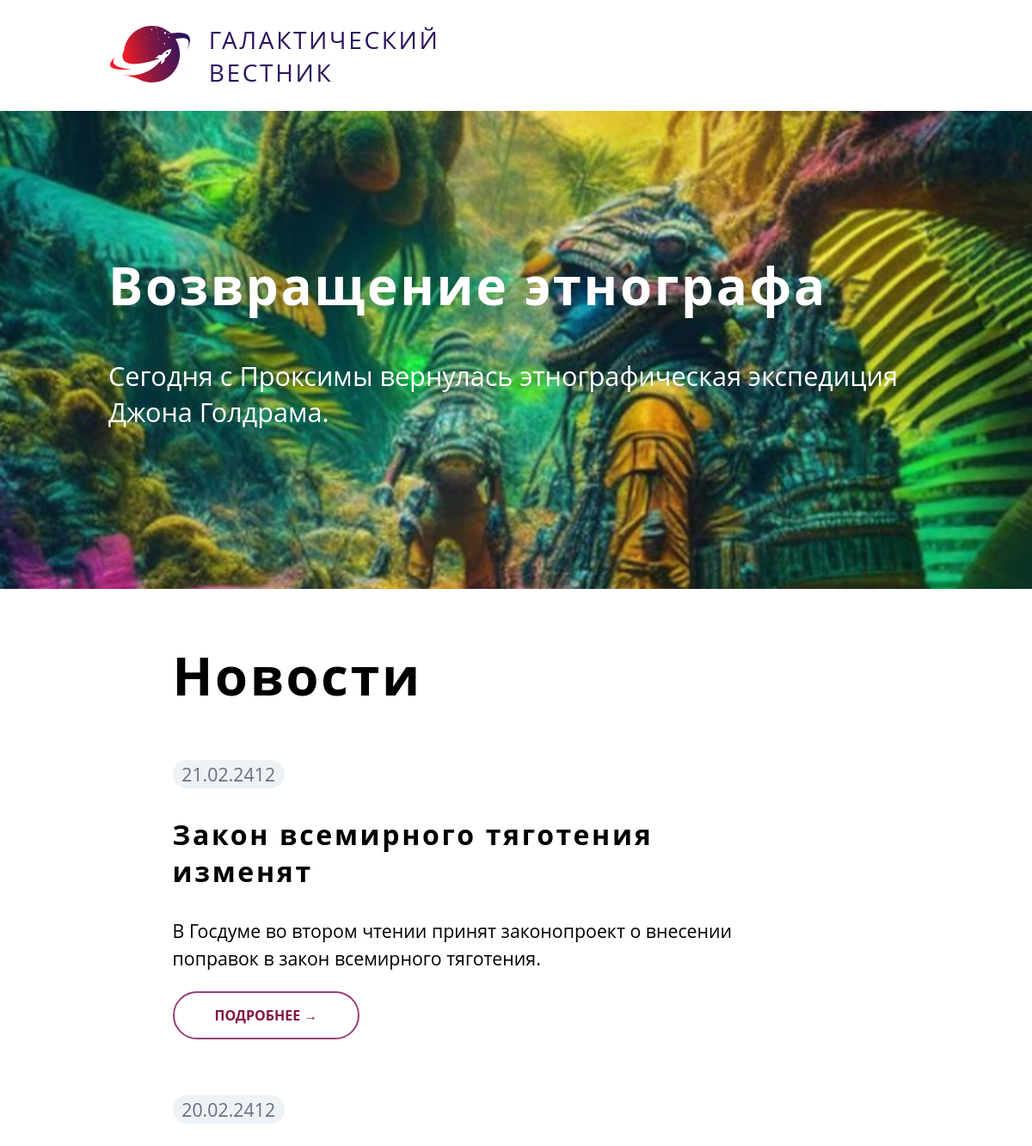
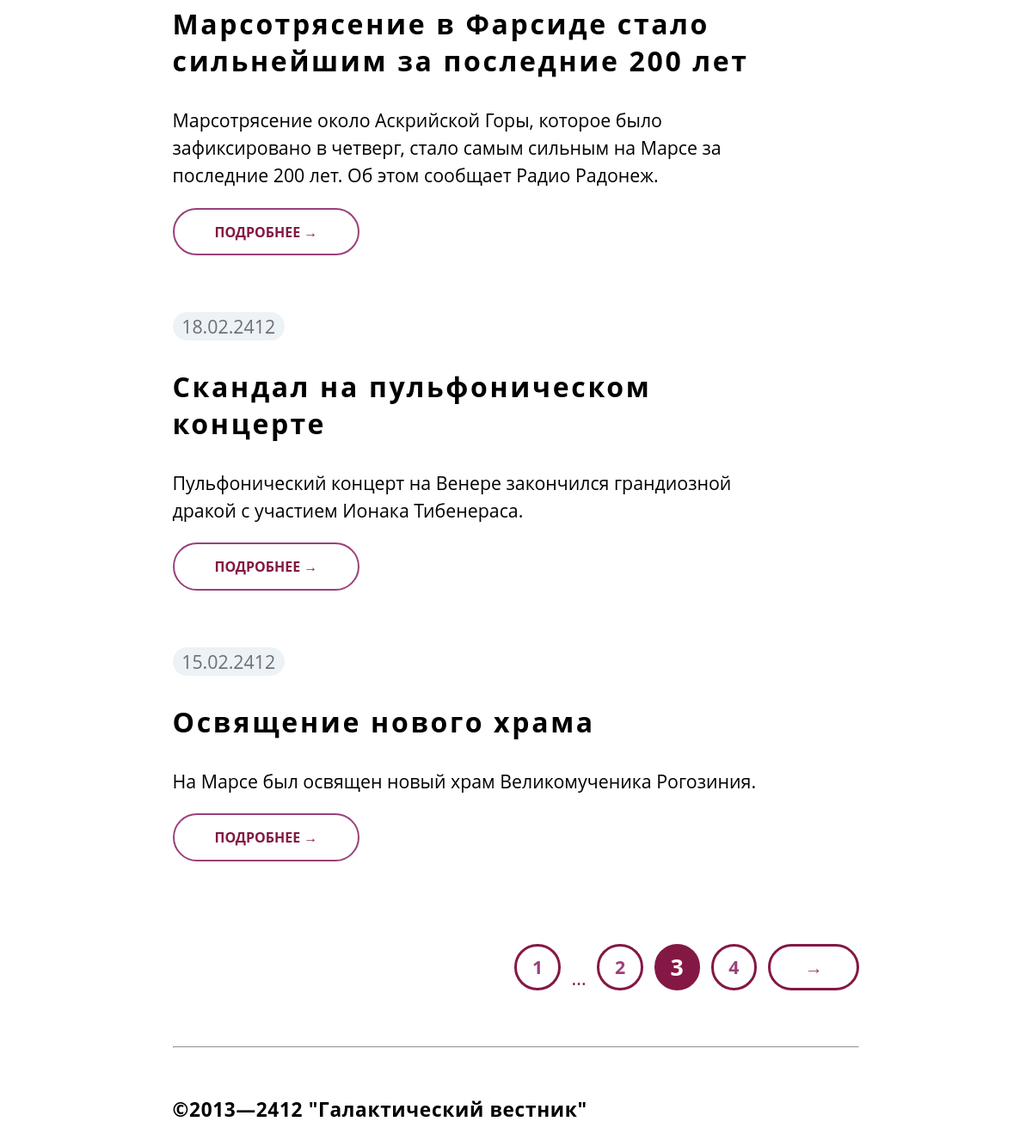
/viev/?page=3, run on the app's committed database (2 pictures, top to bottom).
### tables this page shows
CREATE TABLE `news` (
  `id` int UNSIGNED NOT NULL,
  `date` datetime DEFAULT NULL,
  `title` varchar(250) NOT NULL DEFAULT '',
  `announce` text,
  `content` text,
  `image` varchar(250) NOT NULL DEFAULT ''
);

### controler/head.php (called while the page is built, shortened)
<?php if(isset($_GET)){
    $page = $_GET['page'];
  }else{
    $page = 1;
  }if($page < 1){
    $page = 1;
  }
  $limit = ($page - 1) * 4;
  require_once '../model/connect.php';
  $res_info = $bd->query("SELECT * FROM `news` ORDER BY `date` DESC");
  $result = $bd->query("SELECT * FROM `news` ORDER BY `date` DESC LIMIT 4 OFFSET $limit");
  $num_row = ceil($res_info->num_rows/4);
?>

### controler/content.php (the view, shortened to what this page needs)
<div class="conteiner">
<?php
  while($res = $result->fetch_assoc()){
?>
<form action='about.php' method='post' class="box">
  <div class="info-box">
    <div class="data"><?=date("d.m.Y",strtotime($res['date']))?></div>
    <h3><?=$res['title']?></h3>
    <?=$res['announce']?>
  </div>
  <button class="about" type='submit'>ПОДРОБНЕЕ →</button>
  </form>
<?php
}
?>
</div>
<div class="line">
  <?php
  if($page > 1){
    $n = $page - 1;
    if($page > 2){?>
  <a href="./" <?php if($n == $page){?>class='check'<?php }?>>1</a>
  <p>...</p>
  <?php
  }
  }else{
    $n = 1;
  }
  for($i = 1; $n <= $num_row && $i <= 3; $i++ && $n++){
  ?>
  <?php if($n == $page){?><button class='check'><?=$n?>
  </button><?php }else{?><a href="./?page=<?=$n?>"><?=$n?></a><?php } ?>
  <?php }
  if($page < $num_row){?>
  <a class="button_last" href="./?page=<?=$page+1?>">→</a>
  <?php } ?>
</div>

### viev/index.php (shortened to what this page needs)
<!DOCTYPE html>
<?php require_once '../controler/head.php';?>
<html lang="ru">
<head>
  <link rel="stylesheet" href="Block.css">
  <link rel="stylesheet" href="Style.css">
</head>
<body>
  <header>
    <div class="logo">
    </div>
    <span>ГАЛАКТИЧЕСКИЙ<br>ВЕСТНИК</span>
  </header>
  <main>
    <?php require_once '../controler/info.php'; ?>
     <div class="content">
      <h2>Новости</h2>
        <?php require_once '../controler/content.php'; ?>
      <hr>
      <footer>&copy;2013—2412 "Галактический вестник"</footer>
     </div>
  </main>
</body>
</html>

### controler/info.php
<?php $res_info = $res_info->fetch_assoc();?>
<div class="info" style="background-image:url(../images/<?=$res_info['image']?>);">
<h2><?=$res_info['title']?></h2>
<?=$res_info['announce']?>
</div>

### viev/Block.css (style rules this page uses)
* { margin: 0; padding: 0; box-sizing: border-box; }
h3 { font-size: 24pt; letter-spacing: 2pt; }
a { color: black; text-decoration: none; }
.conteiner { display: grid; grid-template-columns: repeat(auto-fill, minmax(540px,1fr)); row-gap: 8.18vh; column-gap: 1.8rem; }
.info-box { display: flex; flex-direction: column; gap: 1.5rem; }
.data { border-radius: 1rem; width: fit-content; padding: .1rem .5rem; }
.about { padding: 0.7rem 2.2rem; border-radius: 3rem; border: .1rem solid var(--dop); }
.line p { text-align: end; }
.line .button_last { width: 5rem; border-radius: 4rem; }
footer { padding: 7vh 0; }

### viev/Style.css (style rules this page uses)
* { font-family: 'Open Sans', 'CORBEL'; font-style: normal; font-size: 16pt; }
:root { --main: #841844; --text: #2c145e; --dop: #9b407a; --data: #ecf2f5; --data-text: #6c6e7b; }
h2 { letter-spacing: 2pt; }
header span { letter-spacing: 2pt; font-size: 21pt; color: var(--text); }
.data { color: var(--data-text); background: var(--data); }
.about { font-size: 12pt; font-weight: bold; color: var(--main); background: none; }
.line .check { color: white; background-color: var(--main); }
footer { font-size: 17pt; font-weight: bold; letter-spacing: 0.5pt; }

### data on the page
news: image (picture), title "Возвращение этнографа", announce "Сегодня с Проксимы вернулась этнографическая экспедиция Джона Голдрама."
news: date "21.02.2412", title "Закон всемирного тяготения изменят", announce "В Госдуме во втором чтении принят законопроект о внесении поправок в закон всемирного тяготения."
news: date "20.02.2412", title "Марсотрясение в Фарсиде стало сильнейшим за последние 200 лет", announce "Марсотрясение около Аскрийской Горы, которое было зафиксировано в четверг, стало самым сильным на Марсе за последние 200 лет. Об этом сообщает Радио Радонеж."
news: date "18.02.2412", title "Скандал на пульфоническом концерте", announce "Пульфонический концерт на Венере закончился грандиозной дракой с участием Ионака Тибенераса."
news: date "15.02.2412", title "Освящение нового храма", announce "На Марсе был освящен новый храм Великомученика Рогозиния."
